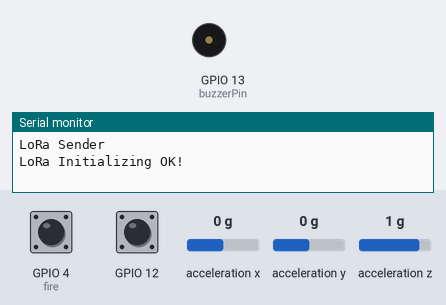
The sketch below on a simulated ESP32. Shown: buzzer (waves = sounding, pin HIGH), the last lines printed to the serial monitor. The test bench sets the inputs (shaded band); at power-on: acceleration z 1 g, GPIO 4 (fire) HIGH, GPIO 12 HIGH, acceleration x 0 g, acceleration y 0 g. No radio packets arrive unless stated.

Above: at 1.2 s.
1.3 s: acceleration z set to -0.9 g
3.5 s: acceleration z set to -1.2 g
At 5.3 s:
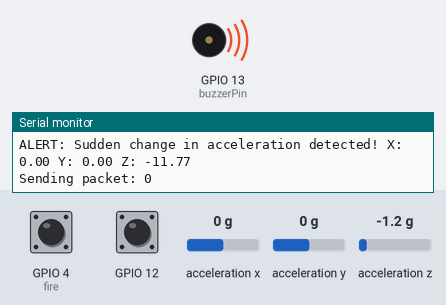
Timing chart, 0 to 6.8 s (numbered marks = the images above; inputs shaded):
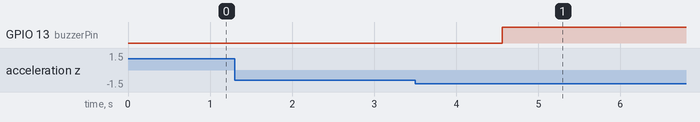

Measured:
- the behaviour switches between -1 and -1.1 g on acceleration z (found by bisection; images 0 and 1)
- after the input at 1.3 s, every drawn part: stays the same
- after the input at 3.5 s, GPIO 13 (buzzerPin): LOW → HIGH after 1.1 s

The sketch:

transmit.ino
```cpp
#include <LoRa.h>
#include <SPI.h>

#include <Wire.h>
#include <Adafruit_Sensor.h>     // Adafruit  sensor library
#include <Adafruit_ADXL345_U.h>  // ADXL345 library


#define ss 5
#define rst 14
#define dio0 2

#define fire 4

const int buzzerPin = 13;  // Buzzer pin


Adafruit_ADXL345_Unified accel = Adafruit_ADXL345_Unified();  // ADXL345 Object
sensors_event_t event;
float prev_x, prev_y, prev_z;

int counter = 0;

const int threshold = LOW;

void setup() {
  Serial.begin(115200);
  pinMode(buzzerPin, OUTPUT);    // Set buzzer pin as output
  digitalWrite(buzzerPin, LOW);  // Make sure buzzer is initially off
  pinMode(fire, INPUT);          // Set the heat sensor pin as input
  while (!Serial)
    ;
  Serial.println("LoRa Sender");

  LoRa.setPins(ss, rst, dio0);  //setup LoRa transceiver module

  while (!LoRa.begin(433E6))  //433E6 - Asia, 866E6 - Europe, 915E6 - North America
  {
    Serial.println(".");
    delay(500);
  }
  LoRa.setSyncWord(0xA5);
  Serial.println("LoRa Initializing OK!");

  //accelerometer
  if (!accel.begin())  // if ASXL345 sensor not found
  {
    Serial.println("ADXL345 not detected");
    while (1)
      ;
  } else {
    accel.setRange(ADXL345_RANGE_16_G);
  }

  accel.getEvent(&event);
  prev_x = event.acceleration.x;
  prev_y = event.acceleration.y;
  prev_z = event.acceleration.z;
}

void loop() {

  accel.getEvent(&event);

  // check if current acceleration is a sudden change from previous acceleration
  float dx = event.acceleration.x - prev_x;
  float dy = event.acceleration.y - prev_y;
  float dz = event.acceleration.z - prev_z;
  if ((dx * dx) + (dy * dy) + (dz * dz) > 400) {
    // threshold for sudden change in acceleration
    Serial.print("ALERT: Sudden change in acceleration detected! X: ");
    Serial.print(event.acceleration.x);
    Serial.print(" Y: ");
    Serial.print(event.acceleration.y);
    Serial.print(" Z: ");
    Serial.println(event.acceleration.z);
    Serial.print("Sending packet: ");
    Serial.println(counter);

    LoRa.beginPacket();  //Send LoRa packet to receiver
    LoRa.print("ACC KA19HE1567 76.00 72.90");
    // LoRa.print(counter);
    LoRa.endPacket();

    counter++;

    delay(1000);
    while (1) {
      if (touchRead(12) < 40) {
        LoRa.beginPacket();  //Send LoRa packet to receiver
        LoRa.print("STOP KA19HE1567");
        // LoRa.print(counter);
        LoRa.endPacket();
        digitalWrite(buzzerPin, LOW);
        break;
      }else{
        digitalWrite(buzzerPin, HIGH);
        // delay(1000)
        // digitalWrite(buzzerPin, LOW);
        // delay(1000)
      }
    }
  }
  int heatValue = digitalRead(fire);  // Read digital value from sensor

  if (heatValue == threshold) {
    // Fire detected, trigger alert mechanism here
    Serial.println("Fire detected!");
    Serial.print("Sending packet: ");
    Serial.println(counter);

    LoRa.beginPacket();  //Send LoRa packet to receiver
    LoRa.print("FIRE KA19HE1567 76.00 72.90");
    // LoRa.print(counter);
    LoRa.endPacket();

    counter++;

    delay(1000);
    while (1) {
      if (touchRead(12) < 40) {
        LoRa.beginPacket();  //Send LoRa packet to receiver
        LoRa.print("STOP KA19HE1567");
        // LoRa.print(counter);
        LoRa.endPacket();
        digitalWrite(buzzerPin, LOW);
        break;
      }else{
        digitalWrite(buzzerPin, HIGH);
        // delay(1000)
        // digitalWrite(buzzerPin, LOW);
        // delay(1000)
      }
    }
  }
}
```
